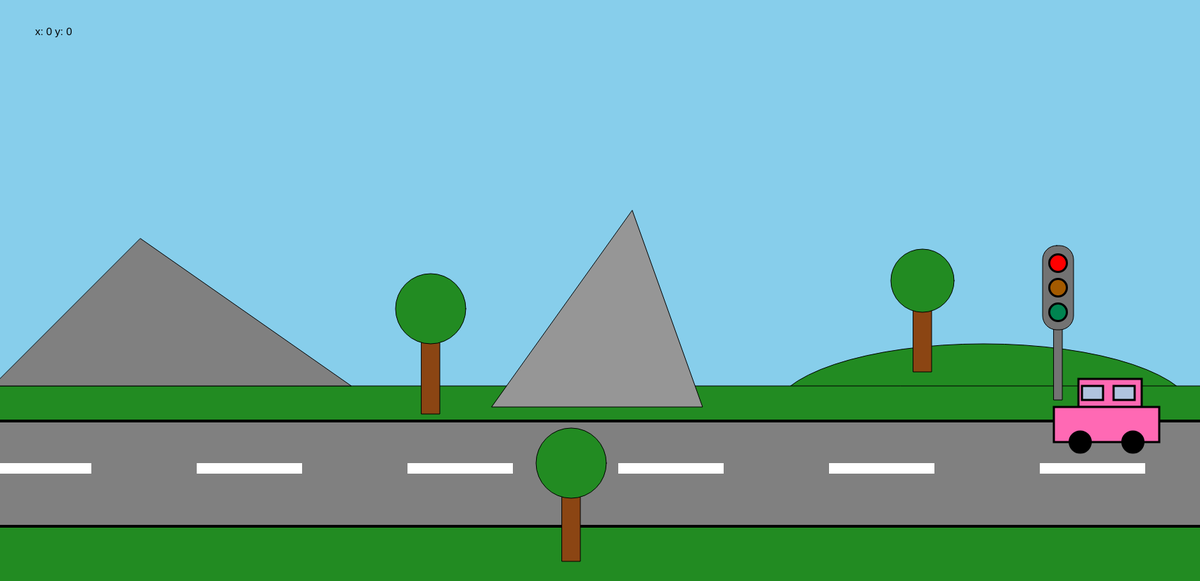
Frame 1 (no input)
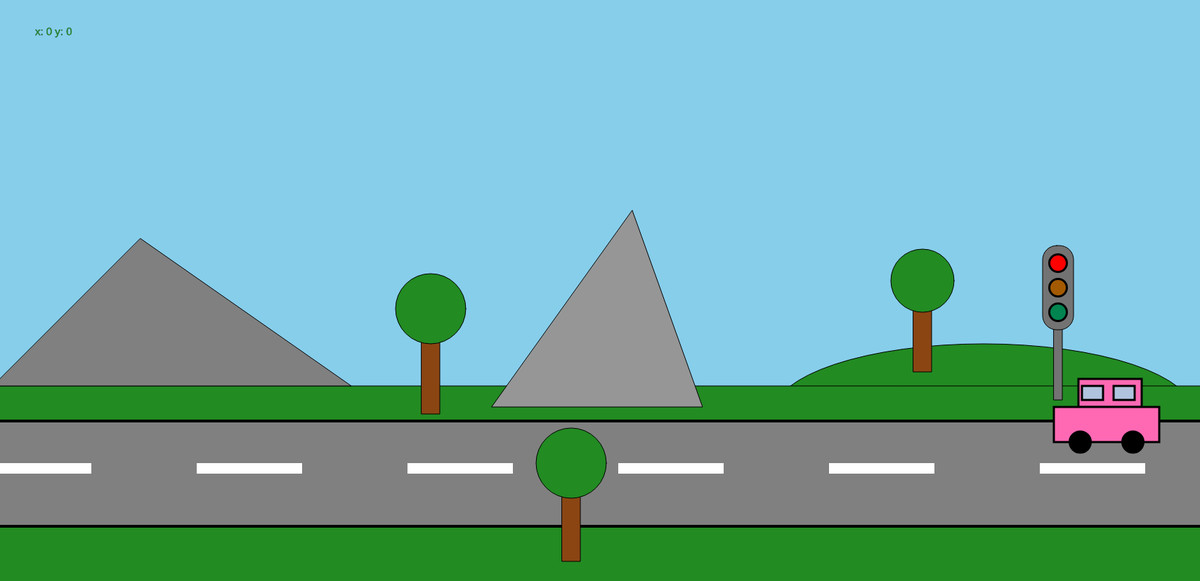
Frame 60 (no input)
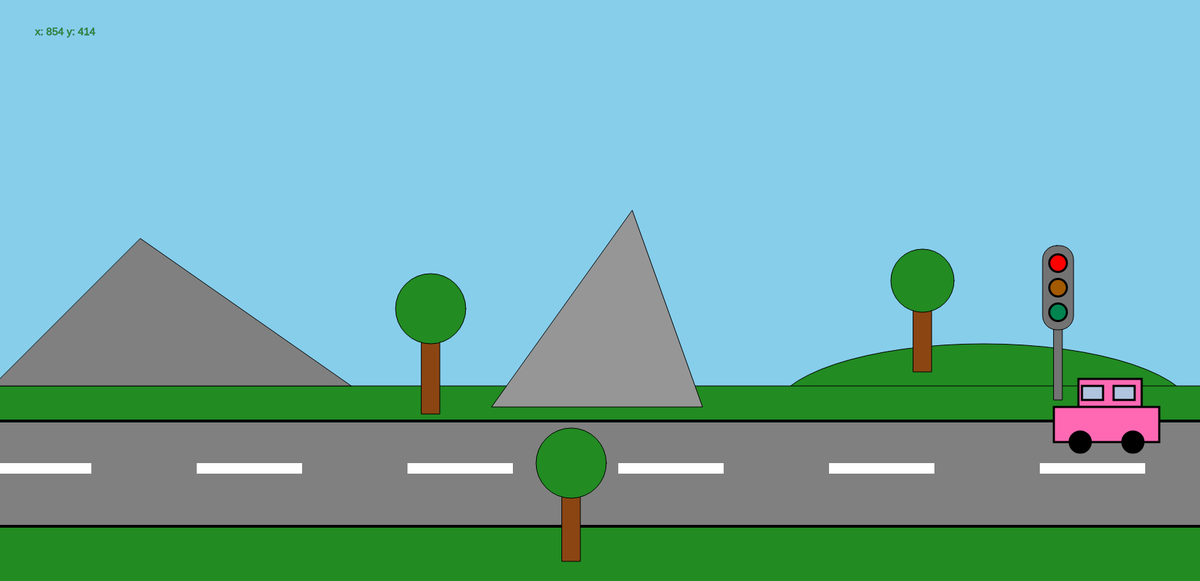
Frame 120 (the mouse pressed at the canvas centre since frame 60)

The p5.js sketch that drew these frames (run headless with seeded random() and noise() and a simulated clock; from frame 60 on, the mouse is pressed at the canvas centre):

// p5.js sketch
// ── sketch.js
// Hi there, this is my second project, I started this on 2024-12-15.
let trafLight = 0;
let xCar = 1500;
let xSun = -100
// ^ Change this to a more fun value later on
let ySun = 0
let genStroke = 1

function setup() {
  createCanvas(1708, 828);
  ySun = random(0, 580);
}

function draw() {
  background(135, 206, 235);


  // A mouse position detector I stole because I'm sick of the guesswork
  strokeWeight(0.3);
  textSize(15);
  text(`x: ${mouseX} y: ${mouseY}`, 50, 50);


  // A sun with a randomly generated y value, that moves from left to right.

  strokeWeight(genStroke);
  fill(242, 212, 43);
  circle(xSun, ySun, 100);
  if (xSun > 1900) {
    xSun = -100;
  }
  xSun +=0.1


  // The grass and the hill.
  strokeWeight(genStroke)
  fill(34, 139, 34);
  ellipse(1400, 590, 600, 200);
  rect(-10, 550, 1750, 300);


  // The road.
  stroke(0);
  strokeWeight(4);
  fill(128, 128, 128);
  rect(-10, 600, 1750, 150);

  // The road stripes
  strokeWeight(0);
  fill(255);
  for (let X = 0; X < 6; X++) {
    rect(-20 + (300 * X), 660, 150, 15);
  }


  // Northern mountain.
  stroke(0);
  strokeWeight(genStroke);
  fill(128, 128, 128);
  triangle(-10, 550, 500, 550, 200, 340);


  // Southern mountain.
  stroke(0);
  strokeWeight(genStroke);
  fill(150, 150, 150);
  triangle(700, 580, 1000, 580, 900, 300);


  // The oak trees on the northern side of the road.
  strokeWeight(genStroke);
  fill(139, 69, 19);
  rect(600, 460, 26, 130);
  fill(34, 139, 34);
  circle(613, 440, 100);

  fill(139, 69, 19);
  rect(1300, 410, 26, 120);
  fill(34, 139, 34);
  circle(1313, 400, 90);


  // A traffic light I totally didn't steal from my previous assignment.
  fill(0);
  stroke(0);
  strokeWeight(genStroke);
  strokeCap(ROUND);
  fill(115, 115, 115)

  // The traffic light pole.
  rect(1500, 450, 12, 120);

  // The traffic light base.
  rect(1484, 350, 44, 120, 20);

  strokeWeight(3);
  if (trafLight === 0) {
    fill(255, 0, 0);
  }
  else {
    fill(170, 29, 19)
  }
  circle(1506, 375, 25);

  if (trafLight === 1) {
    fill(0, 255, 0);
    xCar -= 4;
  }
  else {
    fill(0, 132, 80);
  }
  circle(1506, 445, 25);

  if (trafLight === 2) {
    fill(255, 165, 0);
    xCar -= 1;
  }
  else {
    fill(163, 90, 0);
  }
  circle(1506, 410, 25);
  console.log(trafLight)

  if (xCar < -152) {
    xCar = 1710
  }

  // The car design.
  // The car body.
  fill(255, 105, 180);
  rect(xCar + 35, 540, 90, 40);
  rect(xCar, 580, 150, 50);

  // The car windows.
  fill(176, 196, 222);
  for (let X = 0; X <= 1; X++) {
    rect(xCar + 40 + (X * 45), 550, 30, 20);
  }

  // The car wheels
  fill(0);
  circle(xCar + 37.5, 630, 30);
  circle(xCar + 112.5, 630, 30);


  // The oak tree on the southern side of the road.
  strokeWeight(genStroke);
  fill(139, 69, 19);
  rect(800, 680, 26, 120);
  fill(34, 139, 34);
  circle(813, 660, 100);

}

function keyPressed() {
  if (key === ' ') {
    trafLight++;
    if (trafLight === 3) {
      trafLight = 0;
    }
  }

}
